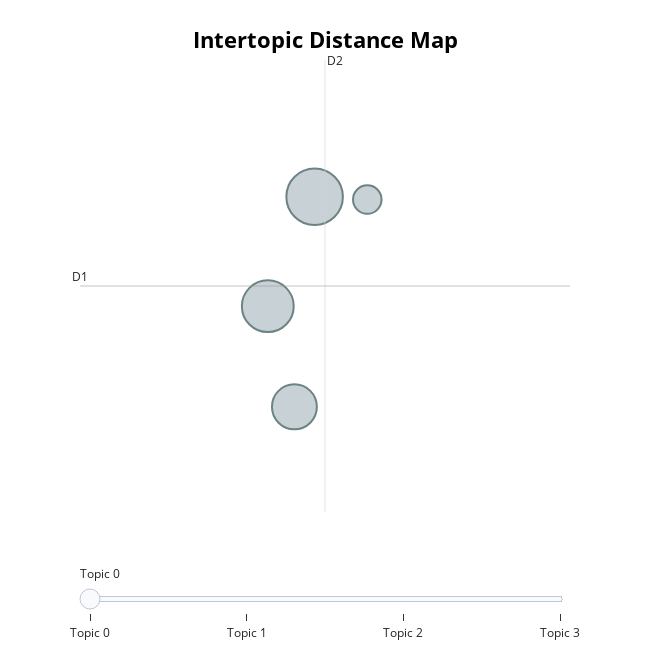

Here is the notebook cell this chart was saved with:
### Code cell
topic_model.visualize_topics()

### Figure 1 — Plotly figure (JSON) as saved in the notebook; plotly's stock layout.template omitted (floating-point values rounded to 4 significant figures)
{"data": [{"customdata": [[0, "河南 | 旅行 | 历史 | 中国 | 景区", 244], [1, "景区 | 游客 | 郑州 | 旅客 | 活动", 205], [2, "建设 | 发展 | 项目 | 河南 | 博物馆", 154], [3, "中国 | 龙门石窟 | 石窟 | 艺术 | 世界", 62]], "hovertemplate": "<b>Topic %{customdata[0]}</b><br>%{customdata[1]}<br>Size: %{customdata[2]}", "legendgroup": "", "marker": {"color": "#B0BEC5", "line": {"color": "DarkSlateGrey", "width": 2}, "size": [244, 205, 154, 62], "sizemode": "area", "sizeref": 0.1525, "symbol": "circle"}, "mode": "markers", "name": "", "orientation": "v", "showlegend": false, "type": "scatter", "x": [19.1, 18.41, 18.8, 19.88], "xaxis": "x", "y": [6.249, 5.499, 4.809, 6.23], "yaxis": "y"}], "layout": {"annotations": [{"showarrow": false, "text": "D1", "x": 15.65, "y": 5.637, "yshift": 10}, {"showarrow": false, "text": "D2", "x": 19.25, "xshift": 10, "y": 7.186}], "height": 650, "hoverlabel": {"bgcolor": "white", "font": {"family": "Rockwell", "size": 16}}, "legend": {"itemsizing": "constant", "tracegroupgap": 0}, "margin": {"t": 60}, "shapes": [{"line": {"color": "#CFD8DC", "width": 2}, "type": "line", "x0": 19.25, "x1": 19.25, "y0": 4.087, "y1": 7.186}, {"line": {"color": "#9E9E9E", "width": 2}, "type": "line", "x0": 15.65, "x1": 22.86, "y0": 5.637, "y1": 5.637}], "sliders": [{"active": 0, "pad": {"t": 50}, "steps": [{"args": [{"marker.color": [["red", "#B0BEC5", "#B0BEC5", "#B0BEC5"]]}], "label": "Topic 0", "method": "update"}, {"args": [{"marker.color": [["#B0BEC5", "red", "#B0BEC5", "#B0BEC5"]]}], "label": "Topic 1", "method": "update"}, {"args": [{"marker.color": [["#B0BEC5", "#B0BEC5", "red", "#B0BEC5"]]}], "label": "Topic 2", "method": "update"}, {"args": [{"marker.color": [["#B0BEC5", "#B0BEC5", "#B0BEC5", "red"]]}], "label": "Topic 3", "method": "update"}]}], "title": {"font": {"color": "Black", "size": 22}, "text": "<b>Intertopic Distance Map</b>", "x": 0.5, "xanchor": "center", "y": 0.95, "yanchor": "top"}, "width": 650, "xaxis": {"anchor": "y", "domain": [0, 1], "range": [15.65, 22.86], "title": {"text": ""}, "visible": false}, "yaxis": {"anchor": "x", "domain": [0, 1], "range": [4.087, 7.186], "title": {"text": ""}, "visible": false}}}
